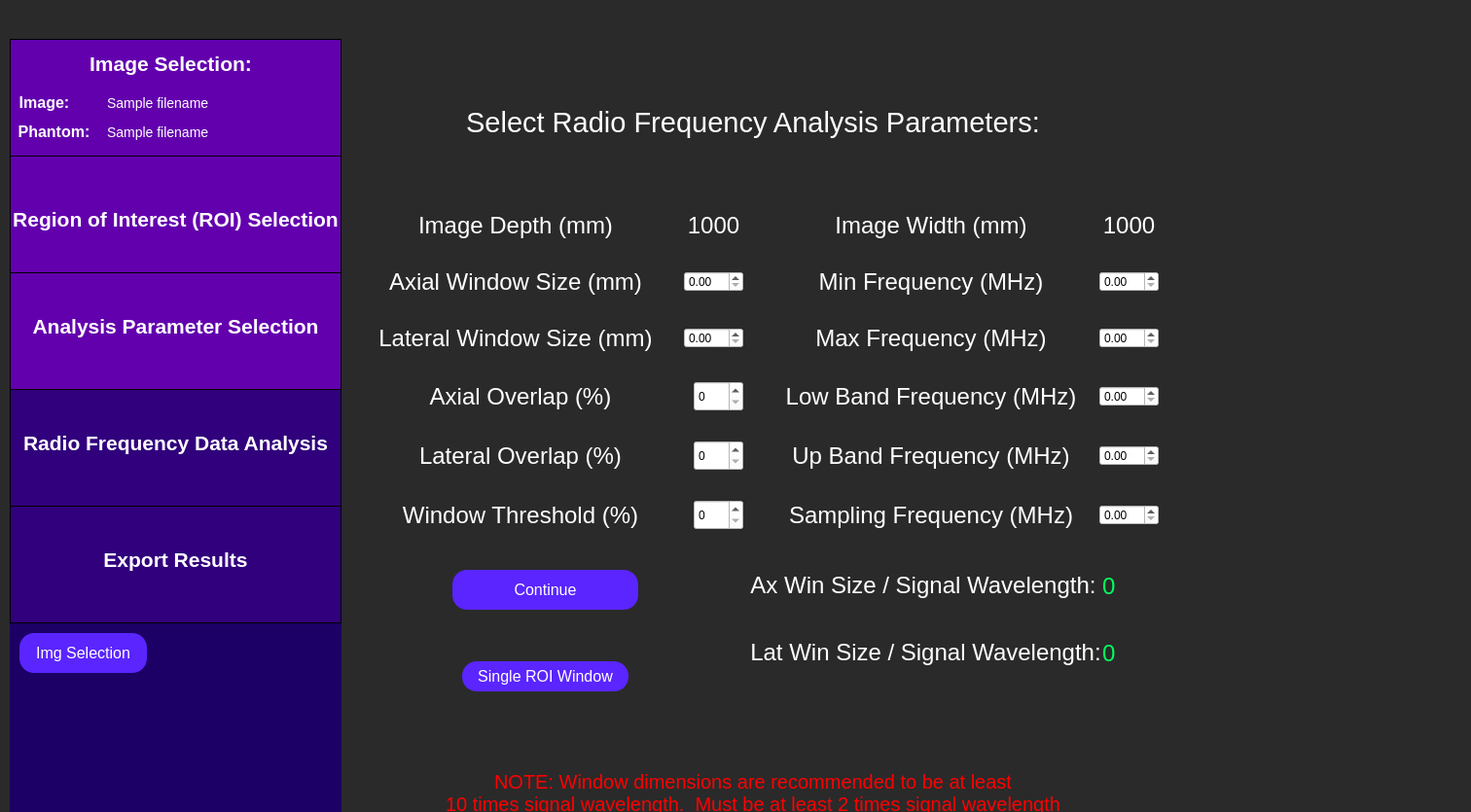
<?xml version="1.0" encoding="UTF-8"?>
<ui version="4.0">
 <class>analysisParams</class>
 <widget class="QWidget" name="analysisParams">
  <property name="geometry">
   <rect>
    <x>0</x>
    <y>0</y>
    <width>1512</width>
    <height>835</height>
   </rect>
  </property>
  <property name="windowTitle">
   <string>Select Region of Interest</string>
  </property>
  <property name="styleSheet">
   <string notr="true">QWidget {
	background: rgb(42, 42, 42);
}</string>
  </property>
  <widget class="QWidget" name="horizontalLayoutWidget_16">
   <property name="geometry">
    <rect>
     <x>10</x>
     <y>40</y>
     <width>1211</width>
     <height>861</height>
    </rect>
   </property>
   <layout class="QHBoxLayout" name="fullScreenLayout" stretch="1,10">
    <item>
     <layout class="QVBoxLayout" name="sidebarLayout" stretch="0,0">
      <property name="spacing">
       <number>0</number>
      </property>
      <property name="sizeConstraint">
       <enum>QLayout::SetMaximumSize</enum>
      </property>
      <item>
       <widget class="QWidget" name="sidebar" native="true">
        <property name="minimumSize">
         <size>
          <width>341</width>
          <height>601</height>
         </size>
        </property>
        <property name="maximumSize">
         <size>
          <width>241</width>
          <height>601</height>
         </size>
        </property>
        <property name="toolTip">
         <string>&lt;html&gt;&lt;head/&gt;&lt;body&gt;&lt;p&gt;&lt;br/&gt;&lt;/p&gt;&lt;/body&gt;&lt;/html&gt;</string>
        </property>
        <property name="styleSheet">
         <string notr="true">QWidget {
	background-color: rgb(28, 0, 101);
}</string>
        </property>
        <widget class="QFrame" name="imageSelectionSidebar">
         <property name="geometry">
          <rect>
           <x>0</x>
           <y>0</y>
           <width>341</width>
           <height>121</height>
          </rect>
         </property>
         <property name="minimumSize">
          <size>
           <width>341</width>
           <height>121</height>
          </size>
         </property>
         <property name="maximumSize">
          <size>
           <width>341</width>
           <height>121</height>
          </size>
         </property>
         <property name="styleSheet">
          <string notr="true">QFrame {
	background-color: rgb(99, 0, 174);
	border: 1px solid black;
}</string>
         </property>
         <property name="frameShape">
          <enum>QFrame::StyledPanel</enum>
         </property>
         <property name="frameShadow">
          <enum>QFrame::Raised</enum>
         </property>
         <widget class="QLabel" name="imageSelectionLabelSidebar">
          <property name="geometry">
           <rect>
            <x>70</x>
            <y>0</y>
            <width>191</width>
            <height>51</height>
           </rect>
          </property>
          <property name="styleSheet">
           <string notr="true">QLabel {
	font-size: 21px;
	color: rgb(255, 255, 255);
	background-color: rgba(255, 255, 255, 0);
	border: 0px;
	font-weight: bold;
}</string>
          </property>
          <property name="text">
           <string>Image Selection:</string>
          </property>
          <property name="alignment">
           <set>Qt::AlignCenter</set>
          </property>
         </widget>
         <widget class="QLabel" name="imageLabel">
          <property name="geometry">
           <rect>
            <x>-60</x>
            <y>40</y>
            <width>191</width>
            <height>51</height>
           </rect>
          </property>
          <property name="styleSheet">
           <string notr="true">QLabel {
	font-size: 16px;
	color: rgb(255, 255, 255);
	background-color: rgba(255, 255, 255, 0);
	border: 0px;
	font-weight: bold;
}</string>
          </property>
          <property name="text">
           <string>Image:</string>
          </property>
          <property name="alignment">
           <set>Qt::AlignCenter</set>
          </property>
         </widget>
         <widget class="QLabel" name="phantomLabel">
          <property name="geometry">
           <rect>
            <x>-50</x>
            <y>70</y>
            <width>191</width>
            <height>51</height>
           </rect>
          </property>
          <property name="styleSheet">
           <string notr="true">QLabel {
	font-size: 16px;
	color: rgb(255, 255, 255);
	background-color: rgba(255, 255, 255, 0);
	border: 0px;
	font-weight: bold
}</string>
          </property>
          <property name="text">
           <string>Phantom:</string>
          </property>
          <property name="alignment">
           <set>Qt::AlignCenter</set>
          </property>
         </widget>
         <widget class="QLabel" name="imagePathInput">
          <property name="geometry">
           <rect>
            <x>100</x>
            <y>40</y>
            <width>241</width>
            <height>51</height>
           </rect>
          </property>
          <property name="styleSheet">
           <string notr="true">QLabel {
	font-size: 14px;
	color: rgb(255, 255, 255);
	background-color: rgba(255, 255, 255, 0);
	border: 0px;
}</string>
          </property>
          <property name="text">
           <string>Sample filename </string>
          </property>
          <property name="alignment">
           <set>Qt::AlignLeading|Qt::AlignLeft|Qt::AlignVCenter</set>
          </property>
         </widget>
         <widget class="QLabel" name="phantomPathInput">
          <property name="geometry">
           <rect>
            <x>100</x>
            <y>70</y>
            <width>241</width>
            <height>51</height>
           </rect>
          </property>
          <property name="styleSheet">
           <string notr="true">QLabel {
	font-size: 14px;
	color: rgb(255, 255, 255);
	background-color: rgba(255, 255, 255, 0);
	border: 0px;
}</string>
          </property>
          <property name="text">
           <string>Sample filename </string>
          </property>
          <property name="alignment">
           <set>Qt::AlignLeading|Qt::AlignLeft|Qt::AlignVCenter</set>
          </property>
         </widget>
        </widget>
        <widget class="QFrame" name="roiSidebar">
         <property name="geometry">
          <rect>
           <x>0</x>
           <y>120</y>
           <width>341</width>
           <height>121</height>
          </rect>
         </property>
         <property name="maximumSize">
          <size>
           <width>341</width>
           <height>121</height>
          </size>
         </property>
         <property name="styleSheet">
          <string notr="true">QFrame {
	background-color: rgb(99, 0, 174);
	border: 1px solid black;
}</string>
         </property>
         <property name="frameShape">
          <enum>QFrame::StyledPanel</enum>
         </property>
         <property name="frameShadow">
          <enum>QFrame::Raised</enum>
         </property>
         <widget class="QLabel" name="roiSidebarLabel">
          <property name="geometry">
           <rect>
            <x>0</x>
            <y>40</y>
            <width>341</width>
            <height>51</height>
           </rect>
          </property>
          <property name="styleSheet">
           <string notr="true">QLabel {
	font-size: 21px;
	color: rgb(255, 255, 255);
	background-color: rgba(255, 255, 255, 0);
	border: 0px;
	font-weight: bold;
}</string>
          </property>
          <property name="text">
           <string>Region of Interest (ROI) Selection</string>
          </property>
          <property name="alignment">
           <set>Qt::AlignCenter</set>
          </property>
         </widget>
        </widget>
        <widget class="QFrame" name="rfAnalysisSidebar">
         <property name="geometry">
          <rect>
           <x>0</x>
           <y>360</y>
           <width>341</width>
           <height>121</height>
          </rect>
         </property>
         <property name="minimumSize">
          <size>
           <width>341</width>
           <height>121</height>
          </size>
         </property>
         <property name="maximumSize">
          <size>
           <width>341</width>
           <height>121</height>
          </size>
         </property>
         <property name="styleSheet">
          <string notr="true">QFrame {
	background-color:  rgb(49, 0, 124);
	border: 1px solid black;
}</string>
         </property>
         <property name="frameShape">
          <enum>QFrame::StyledPanel</enum>
         </property>
         <property name="frameShadow">
          <enum>QFrame::Raised</enum>
         </property>
         <widget class="QLabel" name="rfAnalysisLabel">
          <property name="geometry">
           <rect>
            <x>0</x>
            <y>30</y>
            <width>341</width>
            <height>51</height>
           </rect>
          </property>
          <property name="styleSheet">
           <string notr="true">QLabel {
	font-size: 21px;
	color: rgb(255, 255, 255);
	background-color: rgba(255, 255, 255, 0);
	border: 0px;
	font-weight: bold;
}</string>
          </property>
          <property name="text">
           <string>Radio Frequency Data Analysis</string>
          </property>
          <property name="alignment">
           <set>Qt::AlignCenter</set>
          </property>
         </widget>
        </widget>
        <widget class="QFrame" name="exportResultsSidebar">
         <property name="geometry">
          <rect>
           <x>0</x>
           <y>480</y>
           <width>341</width>
           <height>121</height>
          </rect>
         </property>
         <property name="minimumSize">
          <size>
           <width>341</width>
           <height>121</height>
          </size>
         </property>
         <property name="maximumSize">
          <size>
           <width>341</width>
           <height>121</height>
          </size>
         </property>
         <property name="styleSheet">
          <string notr="true">QFrame {
	background-color:  rgb(49, 0, 124);
	border: 1px solid black;
}</string>
         </property>
         <property name="frameShape">
          <enum>QFrame::StyledPanel</enum>
         </property>
         <property name="frameShadow">
          <enum>QFrame::Raised</enum>
         </property>
         <widget class="QLabel" name="exportResultsLabel">
          <property name="geometry">
           <rect>
            <x>20</x>
            <y>30</y>
            <width>301</width>
            <height>51</height>
           </rect>
          </property>
          <property name="styleSheet">
           <string notr="true">QLabel {
	font-size: 21px;
	color: rgb(255, 255, 255);
	background-color: rgba(255, 255, 255, 0);
	border: 0px;
	font-weight: bold;
}</string>
          </property>
          <property name="text">
           <string>Export Results</string>
          </property>
          <property name="alignment">
           <set>Qt::AlignCenter</set>
          </property>
         </widget>
        </widget>
        <widget class="QFrame" name="analysisParamsSidebar">
         <property name="geometry">
          <rect>
           <x>0</x>
           <y>240</y>
           <width>341</width>
           <height>121</height>
          </rect>
         </property>
         <property name="maximumSize">
          <size>
           <width>341</width>
           <height>121</height>
          </size>
         </property>
         <property name="styleSheet">
          <string notr="true">QFrame {
	background-color: rgb(99, 0, 174);
	border: 1px solid black;
}</string>
         </property>
         <property name="frameShape">
          <enum>QFrame::StyledPanel</enum>
         </property>
         <property name="frameShadow">
          <enum>QFrame::Raised</enum>
         </property>
         <widget class="QLabel" name="analysisParamsLabel">
          <property name="geometry">
           <rect>
            <x>0</x>
            <y>30</y>
            <width>341</width>
            <height>51</height>
           </rect>
          </property>
          <property name="styleSheet">
           <string notr="true">QLabel {
	font-size: 21px;
	color: rgb(255, 255, 255);
	background-color: rgba(255, 255, 255, 0);
	border: 0px;
	font-weight:bold;
}</string>
          </property>
          <property name="text">
           <string>Analysis Parameter Selection</string>
          </property>
          <property name="alignment">
           <set>Qt::AlignCenter</set>
          </property>
         </widget>
        </widget>
       </widget>
      </item>
      <item>
       <widget class="QFrame" name="gridFrame">
        <property name="maximumSize">
         <size>
          <width>341</width>
          <height>16777215</height>
         </size>
        </property>
        <property name="styleSheet">
         <string notr="true">QFrame {
	background-color: rgb(28, 0, 101);
}</string>
        </property>
        <layout class="QGridLayout" name="backButtonGrid" rowstretch="0,0,0">
         <property name="sizeConstraint">
          <enum>QLayout::SetMinAndMaxSize</enum>
         </property>
         <property name="leftMargin">
          <number>10</number>
         </property>
         <property name="topMargin">
          <number>10</number>
         </property>
         <property name="rightMargin">
          <number>10</number>
         </property>
         <property name="bottomMargin">
          <number>10</number>
         </property>
         <item row="1" column="0">
          <spacer name="verticalSpacer">
           <property name="orientation">
            <enum>Qt::Vertical</enum>
           </property>
           <property name="sizeHint" stdset="0">
            <size>
             <width>20</width>
             <height>40</height>
            </size>
           </property>
          </spacer>
         </item>
         <item row="2" column="0">
          <widget class="QPushButton" name="backButton">
           <property name="minimumSize">
            <size>
             <width>131</width>
             <height>41</height>
            </size>
           </property>
           <property name="maximumSize">
            <size>
             <width>131</width>
             <height>41</height>
            </size>
           </property>
           <property name="styleSheet">
            <string notr="true">QPushButton {
	color: white;
	font-size: 16px;
	background: rgb(90, 37, 255);
	border-radius: 15px;
}</string>
           </property>
           <property name="text">
            <string>Back</string>
           </property>
          </widget>
         </item>
         <item row="2" column="2">
          <widget class="QPushButton" name="loadConfigButton">
           <property name="minimumSize">
            <size>
             <width>161</width>
             <height>41</height>
            </size>
           </property>
           <property name="maximumSize">
            <size>
             <width>161</width>
             <height>41</height>
            </size>
           </property>
           <property name="styleSheet">
            <string notr="true">QPushButton {
	color: white;
	font-size: 16px;
	background: rgb(90, 37, 255);
	border-radius: 15px;
}</string>
           </property>
           <property name="text">
            <string>Load Analysis Config</string>
           </property>
          </widget>
         </item>
         <item row="2" column="1">
          <spacer name="horizontalSpacer">
           <property name="orientation">
            <enum>Qt::Horizontal</enum>
           </property>
           <property name="sizeHint" stdset="0">
            <size>
             <width>40</width>
             <height>20</height>
            </size>
           </property>
          </spacer>
         </item>
         <item row="0" column="0">
          <widget class="QPushButton" name="backToImgSelButton">
           <property name="minimumSize">
            <size>
             <width>131</width>
             <height>41</height>
            </size>
           </property>
           <property name="maximumSize">
            <size>
             <width>131</width>
             <height>41</height>
            </size>
           </property>
           <property name="styleSheet">
            <string notr="true">QPushButton {
	color: white;
	font-size: 16px;
	background: rgb(90, 37, 255);
	border-radius: 15px;
}</string>
           </property>
           <property name="text">
            <string>Img Selection</string>
           </property>
          </widget>
         </item>
        </layout>
       </widget>
      </item>
     </layout>
    </item>
    <item>
     <layout class="QVBoxLayout" name="fullParamsLayout" stretch="1,10,1,1">
      <property name="rightMargin">
       <number>30</number>
      </property>
      <item>
       <widget class="QLabel" name="analysisParamsLabel_2">
        <property name="styleSheet">
         <string notr="true">QLabel {
	font-size: 29px;
	color: rgb(255, 255, 255);
	background-color: rgba(255, 255, 255, 0);
}</string>
        </property>
        <property name="text">
         <string>Select Radio Frequency Analysis Parameters:</string>
        </property>
        <property name="textFormat">
         <enum>Qt::AutoText</enum>
        </property>
        <property name="scaledContents">
         <bool>false</bool>
        </property>
        <property name="alignment">
         <set>Qt::AlignCenter</set>
        </property>
        <property name="wordWrap">
         <bool>true</bool>
        </property>
       </widget>
      </item>
      <item>
       <layout class="QGridLayout" name="analysisParamsGrid">
        <property name="horizontalSpacing">
         <number>20</number>
        </property>
        <property name="verticalSpacing">
         <number>30</number>
        </property>
        <item row="2" column="0">
         <layout class="QHBoxLayout" name="latWindSizeLayout">
          <item>
           <widget class="QLabel" name="latWinSizeLabel">
            <property name="font">
             <font>
              <pointsize>18</pointsize>
             </font>
            </property>
            <property name="styleSheet">
             <string notr="true">QLabel {
	color: white;
	background-color: rgba(0,0,0,0);
}</string>
            </property>
            <property name="text">
             <string>Lateral Window Size (mm)</string>
            </property>
            <property name="alignment">
             <set>Qt::AlignCenter</set>
            </property>
           </widget>
          </item>
          <item>
           <widget class="QDoubleSpinBox" name="latWinSizeVal">
            <property name="minimumSize">
             <size>
              <width>61</width>
              <height>21</height>
             </size>
            </property>
            <property name="maximumSize">
             <size>
              <width>61</width>
              <height>21</height>
             </size>
            </property>
            <property name="styleSheet">
             <string notr="true">QDoubleSpinBox {
	background-color: white;
	color: black;
}</string>
            </property>
           </widget>
          </item>
         </layout>
        </item>
        <item row="4" column="0">
         <layout class="QHBoxLayout" name="latOverlapLayout">
          <item>
           <widget class="QLabel" name="latOverlapLabel">
            <property name="font">
             <font>
              <pointsize>18</pointsize>
             </font>
            </property>
            <property name="styleSheet">
             <string notr="true">QLabel {
	color: white;
	background-color: rgba(0,0,0,0);
}</string>
            </property>
            <property name="text">
             <string>Lateral Overlap (%)</string>
            </property>
            <property name="alignment">
             <set>Qt::AlignCenter</set>
            </property>
           </widget>
          </item>
          <item>
           <widget class="QSpinBox" name="latOverlapVal">
            <property name="minimumSize">
             <size>
              <width>51</width>
              <height>31</height>
             </size>
            </property>
            <property name="maximumSize">
             <size>
              <width>51</width>
              <height>31</height>
             </size>
            </property>
            <property name="styleSheet">
             <string notr="true">QSpinBox {
	background-color: white;
	color: black;
}</string>
            </property>
           </widget>
          </item>
         </layout>
        </item>
        <item row="1" column="0">
         <layout class="QHBoxLayout" name="axWindSizeLayout">
          <item>
           <widget class="QLabel" name="axWinSizeLabel">
            <property name="font">
             <font>
              <pointsize>18</pointsize>
             </font>
            </property>
            <property name="styleSheet">
             <string notr="true">QLabel {
	color: white;
	background-color: rgba(0,0,0,0);
}</string>
            </property>
            <property name="text">
             <string>Axial Window Size (mm)</string>
            </property>
            <property name="alignment">
             <set>Qt::AlignCenter</set>
            </property>
           </widget>
          </item>
          <item>
           <widget class="QDoubleSpinBox" name="axWinSizeVal">
            <property name="minimumSize">
             <size>
              <width>61</width>
              <height>21</height>
             </size>
            </property>
            <property name="maximumSize">
             <size>
              <width>61</width>
              <height>21</height>
             </size>
            </property>
            <property name="styleSheet">
             <string notr="true">QDoubleSpinBox {
	background-color: white;
	color: black;
}</string>
            </property>
           </widget>
          </item>
         </layout>
        </item>
        <item row="3" column="1">
         <layout class="QHBoxLayout" name="lowBandFreqLayout">
          <item>
           <widget class="QLabel" name="lowBandFreqLabel">
            <property name="font">
             <font>
              <pointsize>18</pointsize>
             </font>
            </property>
            <property name="styleSheet">
             <string notr="true">QLabel {
	color: white;
	background-color: rgba(0,0,0,0);
}</string>
            </property>
            <property name="text">
             <string>Low Band Frequency (MHz)</string>
            </property>
            <property name="alignment">
             <set>Qt::AlignCenter</set>
            </property>
           </widget>
          </item>
          <item>
           <widget class="QDoubleSpinBox" name="lowBandFreqVal">
            <property name="minimumSize">
             <size>
              <width>61</width>
              <height>21</height>
             </size>
            </property>
            <property name="maximumSize">
             <size>
              <width>61</width>
              <height>21</height>
             </size>
            </property>
            <property name="styleSheet">
             <string notr="true">QDoubleSpinBox {
	background-color: white;
	color: black;
}</string>
            </property>
           </widget>
          </item>
         </layout>
        </item>
        <item row="3" column="0">
         <layout class="QHBoxLayout" name="axOverlapLayout">
          <item>
           <widget class="QLabel" name="axOverlapLabel">
            <property name="font">
             <font>
              <pointsize>18</pointsize>
             </font>
            </property>
            <property name="styleSheet">
             <string notr="true">QLabel {
	color: white;
	background-color: rgba(0,0,0,0);
}</string>
            </property>
            <property name="text">
             <string>Axial Overlap (%)</string>
            </property>
            <property name="alignment">
             <set>Qt::AlignCenter</set>
            </property>
           </widget>
          </item>
          <item>
           <widget class="QSpinBox" name="axOverlapVal">
            <property name="minimumSize">
             <size>
              <width>51</width>
              <height>31</height>
             </size>
            </property>
            <property name="maximumSize">
             <size>
              <width>51</width>
              <height>31</height>
             </size>
            </property>
            <property name="styleSheet">
             <string notr="true">QSpinBox {
	background-color: white;
	color: black;
}</string>
            </property>
           </widget>
          </item>
         </layout>
        </item>
        <item row="4" column="1">
         <layout class="QHBoxLayout" name="upBandFreqLayout">
          <item>
           <widget class="QLabel" name="upBandFreqLabel">
            <property name="font">
             <font>
              <pointsize>18</pointsize>
             </font>
            </property>
            <property name="styleSheet">
             <string notr="true">QLabel {
	color: white;
	background-color: rgba(0,0,0,0);
}</string>
            </property>
            <property name="text">
             <string>Up Band Frequency (MHz)</string>
            </property>
            <property name="alignment">
             <set>Qt::AlignCenter</set>
            </property>
           </widget>
          </item>
          <item>
           <widget class="QDoubleSpinBox" name="upBandFreqVal">
            <property name="minimumSize">
             <size>
              <width>61</width>
              <height>21</height>
             </size>
            </property>
            <property name="maximumSize">
             <size>
              <width>61</width>
              <height>21</height>
             </size>
            </property>
            <property name="styleSheet">
             <string notr="true">QDoubleSpinBox {
	background-color: white;
	color: black;
}</string>
            </property>
           </widget>
          </item>
         </layout>
        </item>
        <item row="1" column="1">
         <layout class="QHBoxLayout" name="minFreqLayout">
          <item>
           <widget class="QLabel" name="minFreqLabel">
            <property name="font">
             <font>
              <pointsize>18</pointsize>
             </font>
            </property>
            <property name="styleSheet">
             <string notr="true">QLabel {
	color: white;
	background-color: rgba(0,0,0,0);
}</string>
            </property>
            <property name="text">
             <string>Min Frequency (MHz)</string>
            </property>
            <property name="alignment">
             <set>Qt::AlignCenter</set>
            </property>
           </widget>
          </item>
          <item>
           <widget class="QDoubleSpinBox" name="minFreqVal">
            <property name="minimumSize">
             <size>
              <width>61</width>
              <height>21</height>
             </size>
            </property>
            <property name="maximumSize">
             <size>
              <width>61</width>
              <height>21</height>
             </size>
            </property>
            <property name="styleSheet">
             <string notr="true">QDoubleSpinBox {
	background-color: white;
	color: black;
}</string>
            </property>
           </widget>
          </item>
         </layout>
        </item>
        <item row="5" column="1">
         <layout class="QHBoxLayout" name="samplingFrequencyLayout">
          <item>
           <widget class="QLabel" name="samplingFreqLabel">
            <property name="font">
             <font>
              <pointsize>18</pointsize>
             </font>
            </property>
            <property name="styleSheet">
             <string notr="true">QLabel {
	color: white;
	background-color: rgba(0,0,0,0);
}</string>
            </property>
            <property name="text">
             <string>Sampling Frequency (MHz)</string>
            </property>
            <property name="alignment">
             <set>Qt::AlignCenter</set>
            </property>
           </widget>
          </item>
          <item>
           <widget class="QDoubleSpinBox" name="samplingFreqVal">
            <property name="minimumSize">
             <size>
              <width>61</width>
              <height>21</height>
             </size>
            </property>
            <property name="maximumSize">
             <size>
              <width>61</width>
              <height>21</height>
             </size>
            </property>
            <property name="styleSheet">
             <string notr="true">QDoubleSpinBox {
	background-color: white;
	color: black;
}</string>
            </property>
            <property name="maximum">
             <double>1000.000000000000000</double>
            </property>
           </widget>
          </item>
         </layout>
        </item>
        <item row="2" column="1">
         <layout class="QHBoxLayout" name="maxFreqLayout">
          <item>
           <widget class="QLabel" name="maxFreqLabel">
            <property name="font">
             <font>
              <pointsize>18</pointsize>
             </font>
            </property>
            <property name="styleSheet">
             <string notr="true">QLabel {
	color: white;
	background-color: rgba(0,0,0,0);
}</string>
            </property>
            <property name="text">
             <string>Max Frequency (MHz)</string>
            </property>
            <property name="alignment">
             <set>Qt::AlignCenter</set>
            </property>
           </widget>
          </item>
          <item>
           <widget class="QDoubleSpinBox" name="maxFreqVal">
            <property name="minimumSize">
             <size>
              <width>61</width>
              <height>21</height>
             </size>
            </property>
            <property name="maximumSize">
             <size>
              <width>61</width>
              <height>21</height>
             </size>
            </property>
            <property name="styleSheet">
             <string notr="true">QDoubleSpinBox {
	background-color: white;
	color: black;
}</string>
            </property>
           </widget>
          </item>
         </layout>
        </item>
        <item row="5" column="0">
         <layout class="QHBoxLayout" name="windowThreshLayout">
          <item>
           <widget class="QLabel" name="windowThresholdLabel">
            <property name="font">
             <font>
              <pointsize>18</pointsize>
             </font>
            </property>
            <property name="styleSheet">
             <string notr="true">QLabel {
	color: white;
	background-color: rgba(0,0,0,0);
}</string>
            </property>
            <property name="text">
             <string>Window Threshold (%)</string>
            </property>
            <property name="alignment">
             <set>Qt::AlignCenter</set>
            </property>
           </widget>
          </item>
          <item>
           <widget class="QSpinBox" name="windowThresholdVal">
            <property name="minimumSize">
             <size>
              <width>51</width>
              <height>31</height>
             </size>
            </property>
            <property name="maximumSize">
             <size>
              <width>51</width>
              <height>31</height>
             </size>
            </property>
            <property name="styleSheet">
             <string notr="true">QSpinBox {
	background-color: white;
	color: black;
}</string>
            </property>
           </widget>
          </item>
         </layout>
        </item>
        <item row="0" column="0">
         <layout class="QHBoxLayout" name="imgDepthLayout">
          <item>
           <widget class="QLabel" name="imageDepthLabel">
            <property name="font">
             <font>
              <pointsize>18</pointsize>
             </font>
            </property>
            <property name="styleSheet">
             <string notr="true">QLabel {
	color: white;
	background-color: rgba(0,0,0,0);
}</string>
            </property>
            <property name="text">
             <string>Image Depth (mm)</string>
            </property>
            <property name="alignment">
             <set>Qt::AlignCenter</set>
            </property>
           </widget>
          </item>
          <item>
           <widget class="QLabel" name="imageDepthVal">
            <property name="minimumSize">
             <size>
              <width>61</width>
              <height>21</height>
             </size>
            </property>
            <property name="maximumSize">
             <size>
              <width>61</width>
              <height>21</height>
             </size>
            </property>
            <property name="font">
             <font>
              <pointsize>18</pointsize>
             </font>
            </property>
            <property name="styleSheet">
             <string notr="true">QLabel {
	color: white;
	background-color: rgba(0,0,0,0);
}</string>
            </property>
            <property name="text">
             <string>1000</string>
            </property>
            <property name="alignment">
             <set>Qt::AlignCenter</set>
            </property>
           </widget>
          </item>
         </layout>
        </item>
        <item row="0" column="1">
         <layout class="QHBoxLayout" name="imgWidthLayout">
          <item>
           <widget class="QLabel" name="imageWidthLabel">
            <property name="font">
             <font>
              <pointsize>18</pointsize>
             </font>
            </property>
            <property name="styleSheet">
             <string notr="true">QLabel {
	color: white;
	background-color: rgba(0,0,0,0);
}</string>
            </property>
            <property name="text">
             <string>Image Width (mm)</string>
            </property>
            <property name="alignment">
             <set>Qt::AlignCenter</set>
            </property>
           </widget>
          </item>
          <item>
           <widget class="QLabel" name="imageWidthVal">
            <property name="minimumSize">
             <size>
              <width>61</width>
              <height>21</height>
             </size>
            </property>
            <property name="maximumSize">
             <size>
              <width>61</width>
              <height>21</height>
             </size>
            </property>
            <property name="font">
             <font>
              <pointsize>18</pointsize>
             </font>
            </property>
            <property name="styleSheet">
             <string notr="true">QLabel {
	color: white;
	background-color: rgba(0,0,0,0);
}</string>
            </property>
            <property name="text">
             <string>1000</string>
            </property>
            <property name="alignment">
             <set>Qt::AlignCenter</set>
            </property>
           </widget>
          </item>
         </layout>
        </item>
       </layout>
      </item>
      <item>
       <layout class="QHBoxLayout" name="buttonRatioLayout" stretch="1,1">
        <item>
         <layout class="QVBoxLayout" name="buttonLayout" stretch="2,1">
          <item alignment="Qt::AlignHCenter|Qt::AlignVCenter">
           <widget class="QPushButton" name="continueButton">
            <property name="minimumSize">
             <size>
              <width>191</width>
              <height>41</height>
             </size>
            </property>
            <property name="maximumSize">
             <size>
              <width>191</width>
              <height>41</height>
             </size>
            </property>
            <property name="styleSheet">
             <string notr="true">QPushButton {
	color: white;
	font-size: 16px;
	background: rgb(90, 37, 255);
	border-radius: 15px;
}</string>
            </property>
            <property name="text">
             <string>Continue</string>
            </property>
           </widget>
          </item>
          <item alignment="Qt::AlignHCenter|Qt::AlignVCenter">
           <widget class="QPushButton" name="singleRoiWindowButton">
            <property name="minimumSize">
             <size>
              <width>171</width>
              <height>31</height>
             </size>
            </property>
            <property name="maximumSize">
             <size>
              <width>171</width>
              <height>31</height>
             </size>
            </property>
            <property name="styleSheet">
             <string notr="true">QPushButton {
	color: white;
	font-size: 16px;
	background: rgb(90, 37, 255);
	border-radius: 15px;
}</string>
            </property>
            <property name="text">
             <string>Single ROI Window</string>
            </property>
           </widget>
          </item>
         </layout>
        </item>
        <item>
         <layout class="QVBoxLayout" name="ratioLayout">
          <property name="topMargin">
           <number>20</number>
          </property>
          <property name="bottomMargin">
           <number>20</number>
          </property>
          <item>
           <layout class="QHBoxLayout" name="axRatioLayout" stretch="10,1">
            <item alignment="Qt::AlignHCenter|Qt::AlignVCenter">
             <widget class="QLabel" name="axWavelengthRatioLabel">
              <property name="font">
               <font>
                <pointsize>18</pointsize>
                <kerning>true</kerning>
               </font>
              </property>
              <property name="styleSheet">
               <string notr="true">QLabel {
	color: white;
	background-color: rgba(0,0,0,0);
}</string>
              </property>
              <property name="text">
               <string>Ax Win Size / Signal Wavelength:</string>
              </property>
              <property name="alignment">
               <set>Qt::AlignCenter</set>
              </property>
             </widget>
            </item>
            <item alignment="Qt::AlignLeft|Qt::AlignVCenter">
             <widget class="QLabel" name="axWavelengthRatioVal">
              <property name="minimumSize">
               <size>
                <width>58</width>
                <height>59</height>
               </size>
              </property>
              <property name="maximumSize">
               <size>
                <width>58</width>
                <height>59</height>
               </size>
              </property>
              <property name="font">
               <font>
                <pointsize>18</pointsize>
               </font>
              </property>
              <property name="styleSheet">
               <string notr="true">QLabel {
	color: rgb(0, 255, 92);
	background-color: rgba(0,0,0,0);
}</string>
              </property>
              <property name="text">
               <string>0</string>
              </property>
              <property name="alignment">
               <set>Qt::AlignLeading|Qt::AlignLeft|Qt::AlignVCenter</set>
              </property>
             </widget>
            </item>
           </layout>
          </item>
          <item>
           <layout class="QHBoxLayout" name="latRatioLayout" stretch="10,1">
            <property name="spacing">
             <number>1</number>
            </property>
            <item alignment="Qt::AlignHCenter|Qt::AlignVCenter">
             <widget class="QLabel" name="latWavelengthRatioLabel">
              <property name="font">
               <font>
                <pointsize>18</pointsize>
               </font>
              </property>
              <property name="styleSheet">
               <string notr="true">QLabel {
	color: white;
	background-color: rgba(0,0,0,0);
}</string>
              </property>
              <property name="text">
               <string>Lat Win Size / Signal Wavelength:</string>
              </property>
              <property name="alignment">
               <set>Qt::AlignCenter</set>
              </property>
             </widget>
            </item>
            <item alignment="Qt::AlignLeft|Qt::AlignVCenter">
             <widget class="QLabel" name="latWavelengthRatioVal">
              <property name="minimumSize">
               <size>
                <width>58</width>
                <height>59</height>
               </size>
              </property>
              <property name="maximumSize">
               <size>
                <width>58</width>
                <height>59</height>
               </size>
              </property>
              <property name="font">
               <font>
                <pointsize>18</pointsize>
               </font>
              </property>
              <property name="styleSheet">
               <string notr="true">QLabel {
	color: rgb(0, 255, 92);
	background-color: rgba(0,0,0,0);
}</string>
              </property>
              <property name="text">
               <string>0</string>
              </property>
              <property name="alignment">
               <set>Qt::AlignLeading|Qt::AlignLeft|Qt::AlignVCenter</set>
              </property>
             </widget>
            </item>
           </layout>
          </item>
         </layout>
        </item>
       </layout>
      </item>
      <item>
       <widget class="QLabel" name="wavelengthRatioWarningLabel">
        <property name="font">
         <font>
          <pointsize>-1</pointsize>
         </font>
        </property>
        <property name="styleSheet">
         <string notr="true">QLabel {
	color: red;
	background-color: rgba(0,0,0,0);
	font-size: 20px;
}</string>
        </property>
        <property name="text">
         <string>NOTE: Window dimensions are recommended to be at least
10 times signal wavelength.  Must be at least 2 times signal wavelength</string>
        </property>
        <property name="alignment">
         <set>Qt::AlignCenter</set>
        </property>
       </widget>
      </item>
     </layout>
    </item>
   </layout>
  </widget>
 </widget>
 <resources/>
 <connections/>
</ui>
